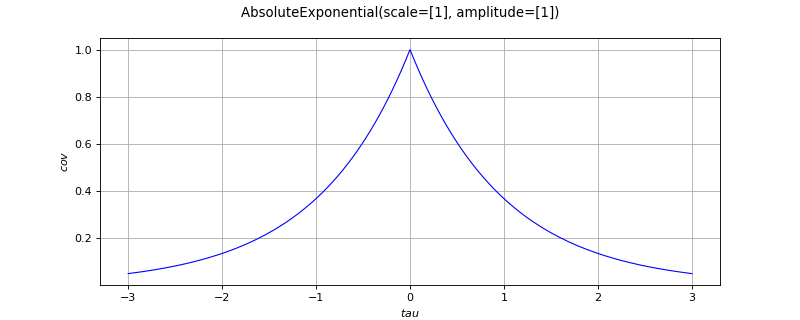

Source code (Python):
import openturns as ot
from matplotlib import pyplot as plt
from openturns.viewer import View
covarianceModel = ot.AbsoluteExponential()
if covarianceModel.getSpatialDimension() == 1:
    scale = covarianceModel.getScale()[0]
    if covarianceModel.isStationary():
        def f(x):
            return [covarianceModel(x)[0, 0]]
        func = ot.PythonFunction(1,1,f)
        func.setDescription(['$tau$', '$cov$'])
        cov_graph = func.draw(-3.0 * scale, 3.0 * scale, 129)
        fig = plt.figure(figsize=(10, 4))
        plt.suptitle(str(covarianceModel))
        cov_axis = fig.add_subplot(111)
        View(cov_graph, figure=fig, axes=[cov_axis], add_legend=False)
    else:
        def f(x):
            return [covarianceModel([x[0]], [x[1]])[0, 0]]
        func = ot.PythonFunction(2,1,f)
        func.setDescription(['$s$', '$t$', '$cov$'])
        cov_graph = func.draw([-3.0 * scale]*2, [3.0 * scale]*2, [129]*2)
        fig = plt.figure(figsize=(10, 4))
        plt.suptitle(str(covarianceModel))
        cov_axis = fig.add_subplot(111)
        View(cov_graph, figure=fig, axes=[cov_axis], add_legend=False)
